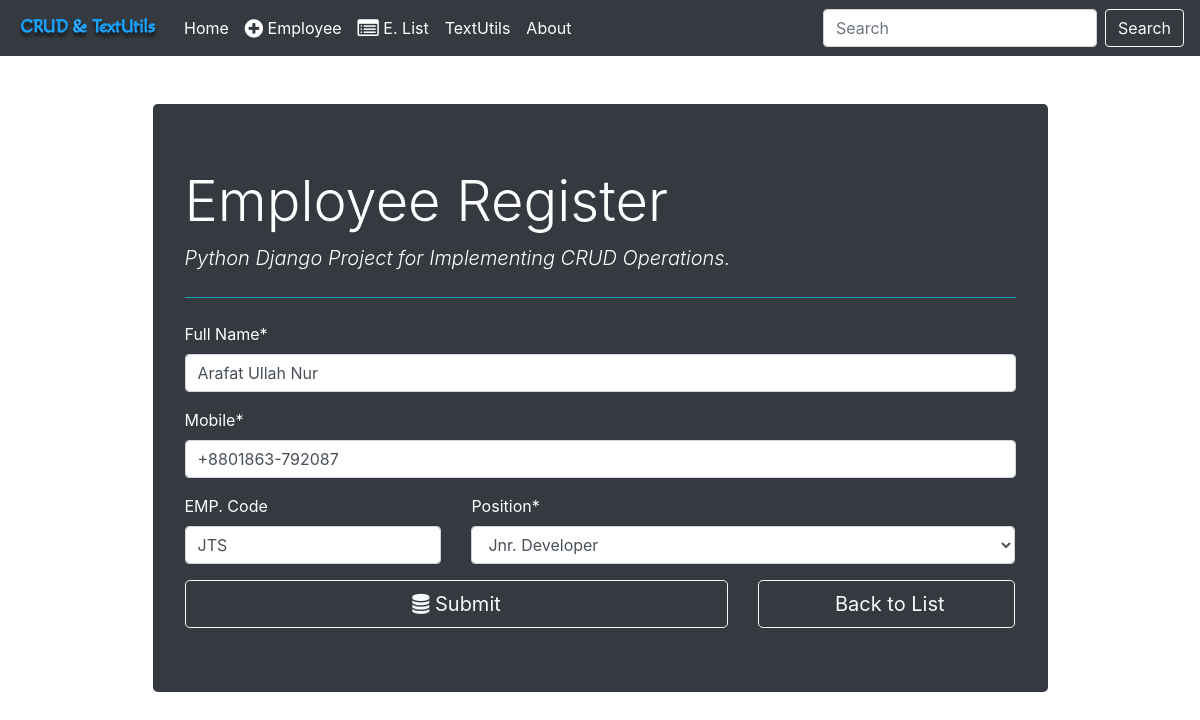
The app's page /employee/2/ with its own data.
### employee_register/models.py (models this page shows, shortened)
class Employee(models.Model):
    fullname = models.CharField(max_length=100)
    emp_code = models.CharField(max_length=4)
    mobile = models.CharField(max_length=15)
    position = models.ForeignKey(Position, on_delete=models.CASCADE)

### employee_register/views.py (the view, shortened to what this page needs)
# urls.py: path('', views.employee_form, name='employee_insert'), # get and post req for insert operation
def employee_form(request, id=0):
    if request.method == 'GET':
        if id == 0:
            form = EmployeeForm()  ## From forms.py
        else:
            employee = Employee.objects.get(pk=id)
            form = EmployeeForm(instance=employee)
        return render(request, 'employee_register/employee_form.html', {'form':form})

### employee_register/forms.py
class EmployeeForm(forms.ModelForm):
    class Meta:
        model = Employee
        fields = ('fullname', 'mobile', 'emp_code', 'position')
        labels = {             ## To Update the label text
            'fullname': 'Full Name',
            'emp_code': 'EMP. Code'
        }
    def __init__(self, *args, **kwargs):
        super(EmployeeForm, self).__init__(*args, **kwargs)
        self.fields['position'].empty_label = "Select"
        self.fields['emp_code'].required = False  # removed required validation for EMP. Code

### employee_register/models.py (called while the page is built)
    def __str__(self):
        return self.title

### templates/employee_register/employee_form.html (shortened to what this page needs)
{% extends 'base.html' %}
{% load crispy_forms_tags %}
{% block content %}
<div class="container text-white">
    <div class="col-md-10 offset-md-1 mt-5">
        <div class="jumbotron bg-dark">
          <h1 class="display-4">Employee Register</h1>
          <p class="lead font-italic">Python Django Project for Implementing CRUD Operations.</p>
          <hr class="my-4 border-info">
            <form action="" method="post" autocomplete="off">
                {{ form.fullname | as_crispy_field }}
                {{ form.mobile | as_crispy_field }}
                <div class="row">
                    <div class="col-md-4">
                        {{ form.emp_code | as_crispy_field }}
                    </div>
                    <div class="col-md-8">
                        {{ form.position | as_crispy_field }}
                    </div>
                </div>
                <div class="row">
                    <div class="col-md-8">
                        <button type="submit" class="btn btn-outline-light btn-block btn-lg"><i class="fa fa-database"></i> Submit</button>
                    </div>
                    <div class="col-md-4">
                        <a href="{% url 'employee_list' %}" class="btn btn-outline-light btn-block btn-lg">
                             Back to List
                        </a>
                    </div>
                </div>
            </form>
        </div>
    </div>
</div>
{% endblock content %}

### records on screen
Employee: fullname "Arafat Ullah Nur", mobile "+8801863-792087", emp_code "JTS", position "Jnr. Developer"
